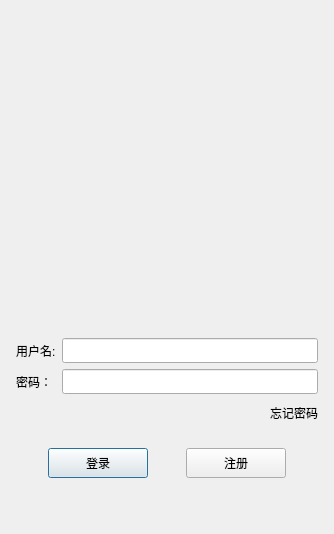
<?xml version="1.0" encoding="UTF-8"?>
<ui version="4.0">
 <class>LoginDialog</class>
 <widget class="QDialog" name="LoginDialog">
  <property name="geometry">
   <rect>
    <x>0</x>
    <y>0</y>
    <width>334</width>
    <height>534</height>
   </rect>
  </property>
  <property name="windowTitle">
   <string>Dialog</string>
  </property>
  <layout class="QVBoxLayout" name="verticalLayout_2">
   <item>
    <layout class="QVBoxLayout" name="verticalLayout">
     <property name="leftMargin">
      <number>5</number>
     </property>
     <property name="topMargin">
      <number>5</number>
     </property>
     <property name="rightMargin">
      <number>5</number>
     </property>
     <property name="bottomMargin">
      <number>5</number>
     </property>
     <item>
      <widget class="QWidget" name="widget" native="true">
       <property name="minimumSize">
        <size>
         <width>0</width>
         <height>300</height>
        </size>
       </property>
       <property name="maximumSize">
        <size>
         <width>16777215</width>
         <height>300</height>
        </size>
       </property>
       <layout class="QGridLayout" name="gridLayout">
        <item row="0" column="0">
         <widget class="QLabel" name="label">
          <property name="text">
           <string/>
          </property>
          <property name="pixmap">
           <pixmap>:/res/telegram_icon.ico</pixmap>
          </property>
          <property name="alignment">
           <set>Qt::AlignCenter</set>
          </property>
         </widget>
        </item>
       </layout>
      </widget>
     </item>
     <item>
      <spacer name="verticalSpacer">
       <property name="orientation">
        <enum>Qt::Vertical</enum>
       </property>
       <property name="sizeHint" stdset="0">
        <size>
         <width>20</width>
         <height>40</height>
        </size>
       </property>
      </spacer>
     </item>
     <item>
      <layout class="QHBoxLayout" name="horizontalLayout">
       <item>
        <widget class="QLabel" name="user_label">
         <property name="minimumSize">
          <size>
           <width>0</width>
           <height>25</height>
          </size>
         </property>
         <property name="maximumSize">
          <size>
           <width>16777215</width>
           <height>25</height>
          </size>
         </property>
         <property name="text">
          <string>用户名:</string>
         </property>
        </widget>
       </item>
       <item>
        <widget class="QLineEdit" name="user_edit">
         <property name="minimumSize">
          <size>
           <width>0</width>
           <height>25</height>
          </size>
         </property>
         <property name="maximumSize">
          <size>
           <width>16777215</width>
           <height>25</height>
          </size>
         </property>
        </widget>
       </item>
      </layout>
     </item>
     <item>
      <layout class="QHBoxLayout" name="horizontalLayout_2">
       <item>
        <widget class="QLabel" name="pass_label">
         <property name="minimumSize">
          <size>
           <width>0</width>
           <height>25</height>
          </size>
         </property>
         <property name="maximumSize">
          <size>
           <width>16777215</width>
           <height>25</height>
          </size>
         </property>
         <property name="text">
          <string>密码： </string>
         </property>
        </widget>
       </item>
       <item>
        <widget class="QLineEdit" name="pass_edit">
         <property name="minimumSize">
          <size>
           <width>0</width>
           <height>25</height>
          </size>
         </property>
         <property name="maximumSize">
          <size>
           <width>16777215</width>
           <height>25</height>
          </size>
         </property>
        </widget>
       </item>
      </layout>
     </item>
     <item>
      <layout class="QHBoxLayout" name="horizontalLayout_3">
       <item>
        <spacer name="horizontalSpacer">
         <property name="orientation">
          <enum>Qt::Horizontal</enum>
         </property>
         <property name="sizeType">
          <enum>QSizePolicy::Expanding</enum>
         </property>
         <property name="sizeHint" stdset="0">
          <size>
           <width>40</width>
           <height>20</height>
          </size>
         </property>
        </spacer>
       </item>
       <item>
        <widget class="QLabel" name="forget_label">
         <property name="minimumSize">
          <size>
           <width>0</width>
           <height>25</height>
          </size>
         </property>
         <property name="maximumSize">
          <size>
           <width>16777215</width>
           <height>25</height>
          </size>
         </property>
         <property name="text">
          <string>忘记密码</string>
         </property>
        </widget>
       </item>
      </layout>
     </item>
     <item>
      <spacer name="verticalSpacer_2">
       <property name="orientation">
        <enum>Qt::Vertical</enum>
       </property>
       <property name="sizeHint" stdset="0">
        <size>
         <width>20</width>
         <height>40</height>
        </size>
       </property>
      </spacer>
     </item>
     <item>
      <layout class="QHBoxLayout" name="horizontalLayout_4">
       <item>
        <spacer name="horizontalSpacer_2">
         <property name="orientation">
          <enum>Qt::Horizontal</enum>
         </property>
         <property name="sizeHint" stdset="0">
          <size>
           <width>40</width>
           <height>20</height>
          </size>
         </property>
        </spacer>
       </item>
       <item>
        <widget class="QPushButton" name="login_btn">
         <property name="minimumSize">
          <size>
           <width>100</width>
           <height>30</height>
          </size>
         </property>
         <property name="maximumSize">
          <size>
           <width>100</width>
           <height>30</height>
          </size>
         </property>
         <property name="text">
          <string>登录</string>
         </property>
        </widget>
       </item>
       <item>
        <spacer name="horizontalSpacer_4">
         <property name="orientation">
          <enum>Qt::Horizontal</enum>
         </property>
         <property name="sizeHint" stdset="0">
          <size>
           <width>40</width>
           <height>20</height>
          </size>
         </property>
        </spacer>
       </item>
       <item>
        <widget class="QPushButton" name="register_btn">
         <property name="minimumSize">
          <size>
           <width>100</width>
           <height>30</height>
          </size>
         </property>
         <property name="maximumSize">
          <size>
           <width>100</width>
           <height>30</height>
          </size>
         </property>
         <property name="text">
          <string>注册</string>
         </property>
        </widget>
       </item>
       <item>
        <spacer name="horizontalSpacer_3">
         <property name="orientation">
          <enum>Qt::Horizontal</enum>
         </property>
         <property name="sizeHint" stdset="0">
          <size>
           <width>40</width>
           <height>20</height>
          </size>
         </property>
        </spacer>
       </item>
      </layout>
     </item>
     <item>
      <spacer name="verticalSpacer_3">
       <property name="orientation">
        <enum>Qt::Vertical</enum>
       </property>
       <property name="sizeType">
        <enum>QSizePolicy::MinimumExpanding</enum>
       </property>
       <property name="sizeHint" stdset="0">
        <size>
         <width>20</width>
         <height>40</height>
        </size>
       </property>
      </spacer>
     </item>
    </layout>
   </item>
  </layout>
 </widget>
 <resources/>
 <connections/>
</ui>
